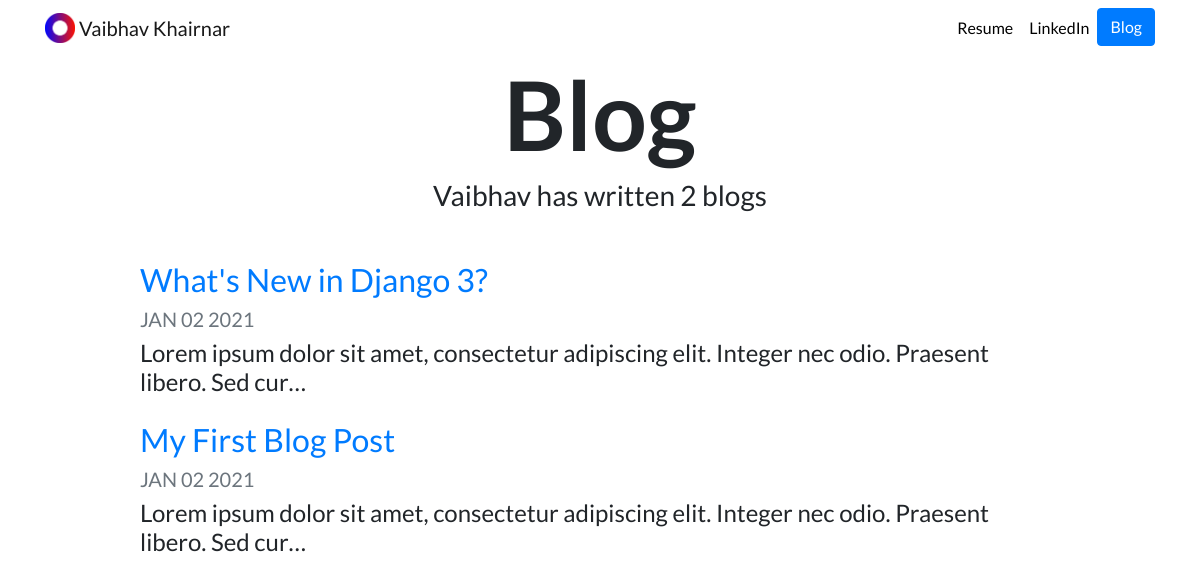
Screenshot of /blog/ with the database file from the repository.
### blog/models.py (models this page shows, shortened)
class Blog(models.Model):
    title = models.CharField(max_length=200)
    description = models.TextField()
    date = models.DateField()

### blog/views.py (the view)
# urls.py: path('', views.all_blogs, name='all_blogs'),
def all_blogs(request):
    blogs = Blog.objects.order_by('-date')
    return render(request, 'blog/all_blogs.html', {'blogs':blogs})

### blog/templates/blog/all_blogs.html
{% extends "portfolio/base.html" %} {% load static %} {% block content %}
<h1 id="blogtitle" class="font-weight-bold text-center">Blog</h1>
<h3 class="text-center mb-5">
	Vaibhav has written {{ blogs.count }} blog{{ blogs.count|pluralize }}
</h3>
{% for blog in blogs %}
<div class="row justify-content-center my-3">
	<div class="col-md-10">
		<a href="{% url 'blog:detail' blog.id %}">
			<h2>{{ blog.title }}</h2>
		</a>
		<h5 class="text-muted">{{ blog.date|date:'M d Y'|upper }}</h5>
		<h4>{{ blog.description|striptags|truncatechars:100 }}</h4>
	</div>
</div>
{% endfor %} {% endblock %}

### portfolio/templates/portfolio/base.html (shortened to what this page needs)
{% load static %}
<!doctype html>
<html lang="en">
<head>
  <link rel="stylesheet" href="https://stackpath.bootstrapcdn.com/bootstrap/4.4.1/css/bootstrap.min.css">
  <link rel="stylesheet" href="{% static "portfolio/custom.css" %}">
</head>
<body>
  <nav id="topNav" class="navbar navbar-expand-md navbar-light">
    <div class="container">
      <a class="navbar-brand" href="{% url 'home' %}">
        <img src="{% static "portfolio/Logo.png" %}" width="30" height="30" class="d-inline-block align-top" alt="Nick's Logo">
        <span>Vaibhav Khairnar</span>
      </a>
      <div class="collapse navbar-collapse text-center" id="navbarNav">
        <ul class="navbar-nav ml-auto">
          <li class="nav-item">
            <a class="nav-link" href="{% static "portfolio/VK_Resume_with_photo.pdf" %}">Resume</a>
          </li>
          <li class="nav-item">
            <a class="nav-link" href=" https://www.linkedin.com/in/vaibhav-khairnar-422756167" target="_blank">LinkedIn</a>
          </li>
          <li>
            <a role="button" href="{% url 'blog:all_blogs' %}" class="btn btn-primary">Blog</a>
          </li>
        </ul>
      </div>
    </div>
  </nav>
  <div class="container">
    {% block content %}{% endblock %}
  </div>
</body>
</html>

### portfolio/static/portfolio/custom.css (style rules this page uses)
.navbar-nav .nav-link { color: rgba(0,0,0,1) !important; }
body { font-family: 'Lato', sans-serif; }
#blogtitle { font-size: 6rem; }

### rows the page displays
Blog: title "What's New in Django 3?", date "JAN 02 2021", description "Lorem ipsum dolor sit amet, consectetur adipiscing elit. Integer nec odio. Praesent libero. Sed cur…"
Blog: title "My First Blog Post", date "JAN 02 2021", description "Lorem ipsum dolor sit amet, consectetur adipiscing elit. Integer nec odio. Praesent libero. Sed cur…"

### other values shown
{{ blogs.count }} "2"
